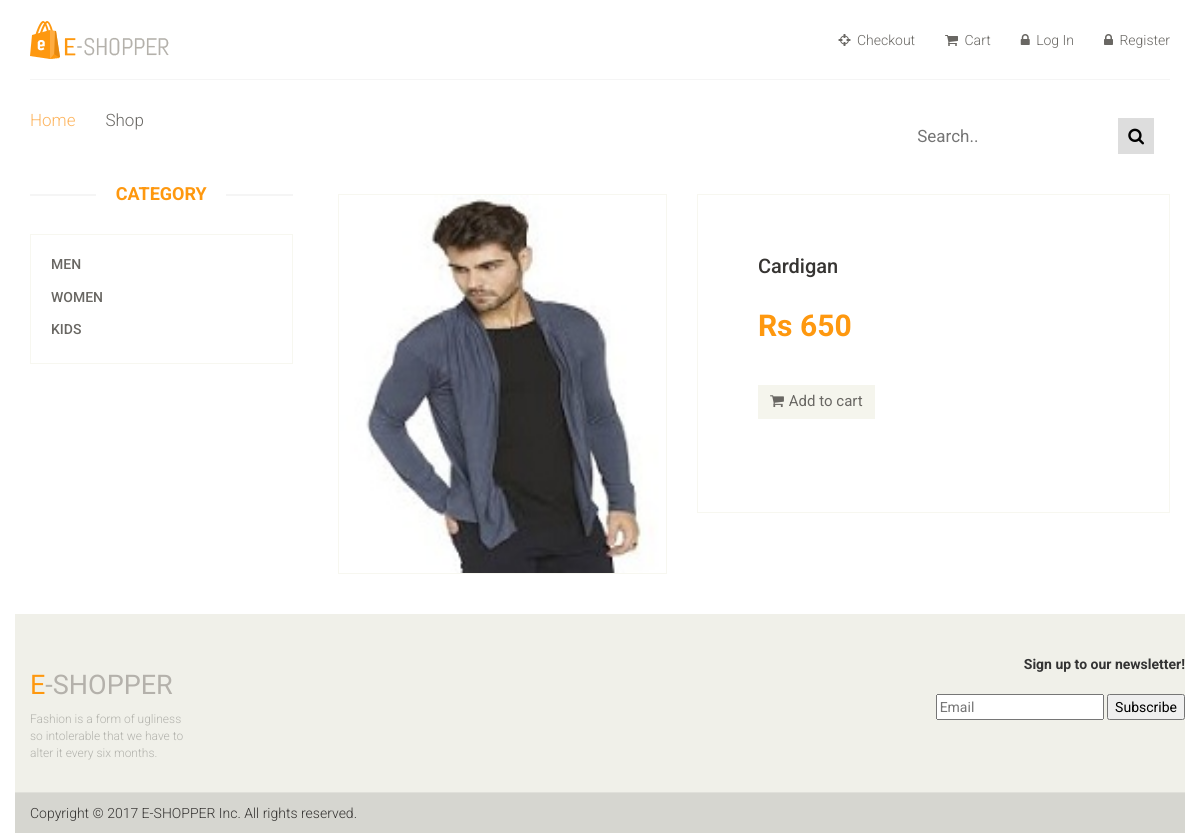
Screenshot of /product-details.php?id=1 with the database file from the repository.
### tables this page shows
CREATE TABLE `products` (
  `Product_Name` varchar(30) NOT NULL,
  `Quantity` int(5) NOT NULL,
  `Price` float NOT NULL,
  `Product Description` varchar(60) NOT NULL,
  `Path` varchar(50) NOT NULL,
  `ID` int(5) NOT NULL
);

### product-details.php (the view, shortened to what this page needs)
<!DOCTYPE html>
<html lang="en">
<head>
    <link href="css/bootstrap.min.css" rel="stylesheet">
    <link href="css/font-awesome.min.css" rel="stylesheet">
    <link href="css/prettyPhoto.css" rel="stylesheet">
    <link href="css/price-range.css" rel="stylesheet">
    <link href="css/animate.css" rel="stylesheet">
	<link href="css/main.css" rel="stylesheet">
	<link href="css/responsive.css" rel="stylesheet">
</head>
<body>
  <?php include 'header.php'; ?>
	<section>
		<div class="container">
			<div class="row">
        <?php include 'category.php'; ?>
				<div class="col-sm-9 padding-right">
					<div class="product-details">
                <?php
                    $id = (int)$_GET['id'];
                    $result = mysqli_query($db,"SELECT * FROM products WHERE ID = '$id'");
                    $row = mysqli_fetch_assoc($result);
                 ?>
					<div class="col-sm-5">
						<div class="view-product">
							 <img src="<?php echo $row['Path']; ?>" alt="<?php echo $row['Product_Name']; ?>" />
						</div>
					</div>
					<div class="col-sm-7">
						<div class="product-information">
							<h2><?php echo $row['Product_Name']; ?></h2>
							<span>
								<span>Rs <?php echo $row['Price']; ?></span>
                                <br><br><br><br>
							  <a href="add-to-cart.php?id=<?php echo $row['ID']; ?>&action=add"><button type="button" class="btn btn-default add-to-cart"><i class="fa fa-shopping-cart"></i>Add to cart</button></a>
                            </span>
							</div>
						</div>
					</div>
				</div>
			</div>
		</div>
	</section>
  <?php include 'footer.php'; ?>
</body>
</html>

### css/main.css (style rules this page uses)
body { font-family: 'Roboto', sans-serif; background-color: white; position: relative; font-weight:400px; }
a { -webkit-transition: 300ms; -moz-transition: 300ms; -o-transition: 300ms; transition: 300ms; }
h1, h2, h3, h4, h5, h6 { font-family: 'Roboto', sans-serif; }
.padding-right { padding-right: 0; }
.add-to-cart { background:#F5F5ED; border: 0 none; border-radius: 0; color: #696763; font-family: 'Roboto', sans-serif; font-size: 15px; margin-bottom: 25px; }
.add-to-cart i { margin-right:5px; }
.product-details { overflow:hidden; }
.product-details { margin-bottom: 40px; overflow: hidden; margin-top: 10px; }
.view-product { position: relative; }
.view-product img { border: 1px solid #F7F7F0; height: 380px; width: 100%; }
.product-information { border: 1px solid #F7F7F0; overflow: hidden; padding-bottom: 60px; padding-left: 60px; padding-top: 60px; position: relative; }
.product-information h2 { color: #363432; font-family: 'Roboto', sans-serif; font-size: 20px; margin-top: 0; }
.product-information span { display: inline-block; margin-bottom: 8px; margin-top: 18px; }
.product-information span span { color: #FE980F; float: left; font-family: 'Roboto', sans-serif; font-size: 30px; font-weight: 700; margin-right: 20px; margin-top: 0px; }

### rows the page displays
products: Path (picture), Product_Name "Cardigan", Price "650"
